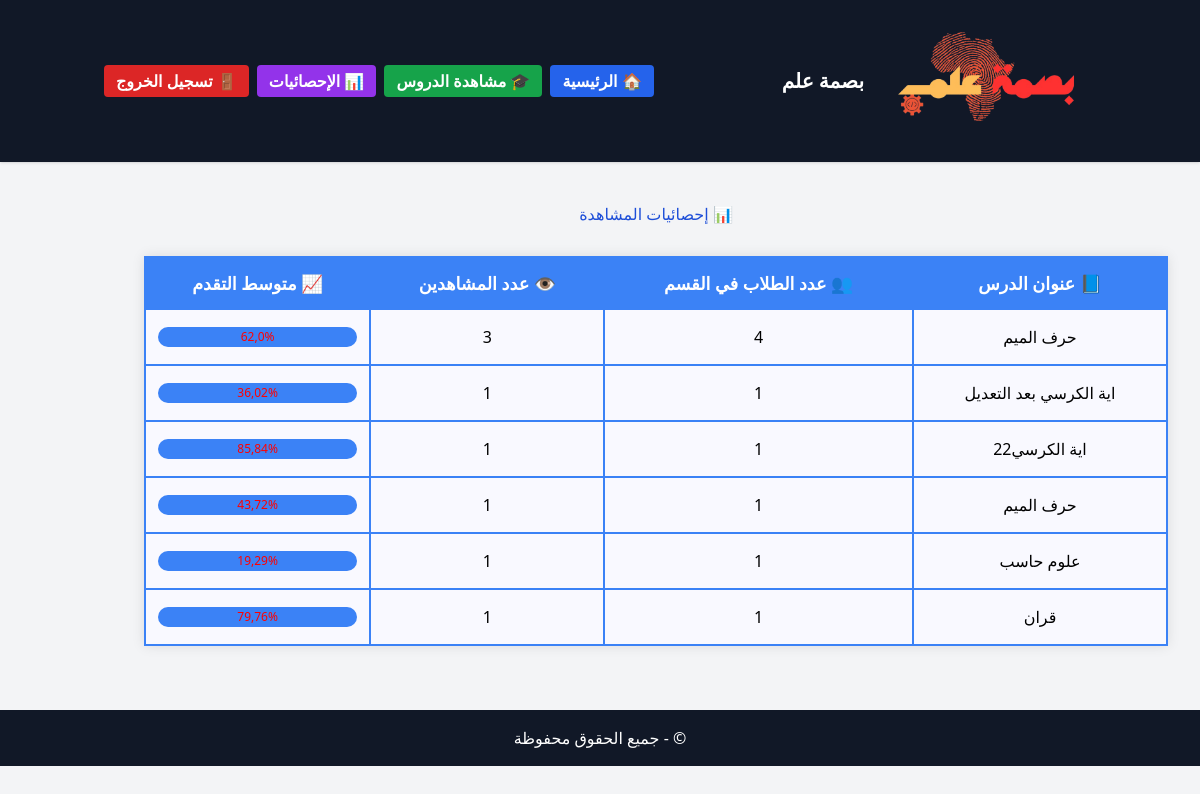
Screenshot of /videos/statistics/ (signed in) with the database file from the repository.
### videos/models.py (models this page shows, shortened)
class Lesson(models.Model):
    title = models.CharField(max_length=200)
    description = models.TextField()
    video_file = models.FileField(upload_to='videos/', blank=True, null=True)
    section = models.ForeignKey(Section, on_delete=models.CASCADE)  # 🆕 ربط الدرس بالقسم
    external_link = models.URLField(blank=True, null=True)
    created_at = models.DateTimeField(auto_now_add=True)
    order = models.IntegerField(default=0)
    class Meta:
        ordering = ['order']

### videos/views.py (the view, shortened to what this page needs)
# urls.py: path('statistics/', views.lesson_statistics, name='lesson_statistics'),
@login_required
def lesson_statistics(request):
    if request.user.is_staff:
        lessons = Lesson.objects.all().order_by('order')
        stats = []
        for lesson in lessons:
            progresses = VideoProgress.objects.filter(lesson=lesson)
            total_students = Student.objects.filter(section=lesson.section).count()
            viewers = progresses.count()
            avg_progress = progresses.aggregate(models.Avg('progress'))['progress__avg'] or 0
            stats.append({
                'lesson': lesson,
                'total_students': total_students,
                'viewers': viewers,
                'avg_progress': round(avg_progress, 2),
            })
    return render(request, 'videos/statistics.html', {
        'stats': stats,
        'is_staff': request.user.is_staff,
    })

### videos/templates/videos/statistics.html (shortened to what this page needs)
{% extends 'base.html' %}
{% block content %}
<div class="container mt-5">
  <h2 class="text-center text-blue-700 mb-4">📊 إحصائيات المشاهدة</h2>
  {% if is_staff %}
    <table class="stats-table">
      <thead>
        <tr>
          <th>📘 عنوان الدرس</th>
          <th>👥 عدد الطلاب في القسم</th>
          <th>👁️ عدد المشاهدين</th>
          <th>📈 متوسط التقدم</th>
        </tr>
      </thead>
      <tbody>
        {% for stat in stats %}
        <tr>
          <td>{{ stat.lesson.title }}</td>
          <td>{{ stat.total_students }}</td>
          <td>{{ stat.viewers }}</td>
          <td>
            <div class="progress-bar-container">
              <div class="progress-bar" style="width: {{ stat.avg_progress }}%;">
                {{ stat.avg_progress }}%
              </div>
            </div>
          </td>
        </tr>
        {% endfor %}
      </tbody>
    </table>
  {% endif %}
</div>
{% endblock %}

### videos/templates/videos/statistics.html (style rules this page uses)
.stats-table { width: 100%; border-collapse: collapse; margin-top: 30px; background-color: #f9f9ff; box-shadow: 0 0 12px rgba(0, 0, 0, 0.1); }
.stats-table th, .stats-table td { border: 2px solid #3B82F6; padding: 12px; text-align: center; vertical-align: middle; }
.stats-table th { background-color: #3B82F6; color: white; font-size: 1.1rem; font-weight: bold; }
.progress-bar-container { background: #e5e7eb; border-radius: 10px; height: 20px; overflow: hidden; margin: 5px 0; }
.progress-bar { background: #3B82F6; height: 100%; color: red; text-align: center; line-height: 20px; font-size: 12px; transition: width 0.4s ease; }

### rows the page displays
Lesson: lesson "حرف الميم", total_students "4", viewers "3", avg_progress "62,0"
Lesson: lesson "اية الكرسي بعد التعديل", total_students "1", viewers "1", avg_progress "36,02"
Lesson: lesson "اية الكرسي22", total_students "1", viewers "1", avg_progress "85,84"
Lesson: lesson "حرف الميم", total_students "1", viewers "1", avg_progress "43,72"
Lesson: lesson "علوم حاسب", total_students "1", viewers "1", avg_progress "19,29"
Lesson: lesson "قران", total_students "1", viewers "1", avg_progress "79,76"
